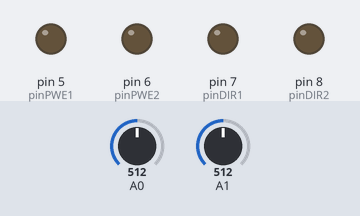
The sketch below on a simulated Arduino Uno, built with avr-gcc and run on an emulated ATmega328P. Shown: output pins drawn as LEDs (lit = HIGH). Inputs (shaded band) come from the test bench; at power-on: A1 = 512, A0 = 512. What the sketch prints to the serial monitor is not drawn.

Above: at 1.2 s.
1.3 s: A1 set to 606
2.8 s: A1 set to 631
At 3.1 s:
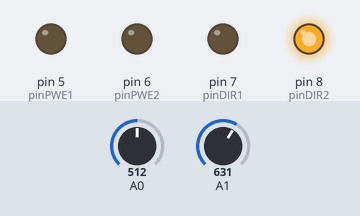
4.3 s: A0 set to 400
At 5.5 s:
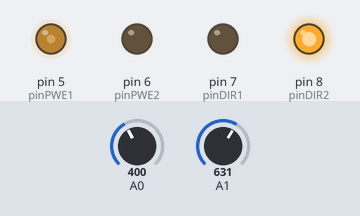
5.8 s: A0 set to 624
At 6.6 s:
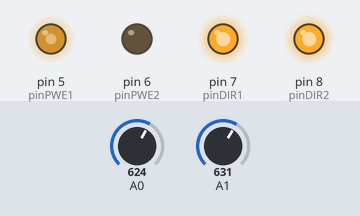
7.3 s: A1 set to 1013
8.8 s: A1 set to 1023
At 9.3 s:
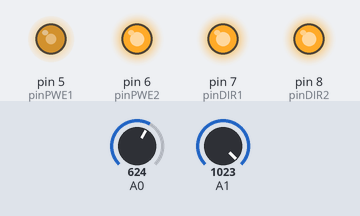
Timing chart, 0 to 11.3 s (numbered marks = the images above; inputs shaded):
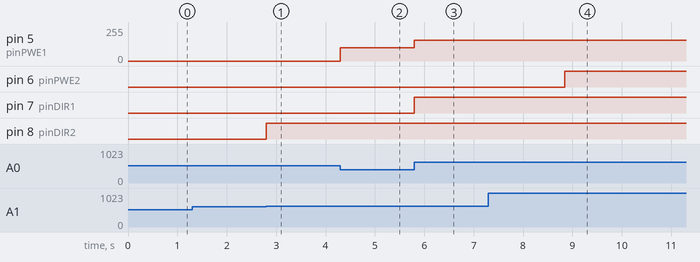

Measured:
- the behaviour switches between 613 and 614 on A1 (found by bisection; images 0 and 1)
- the behaviour switches between 1022 and 1023 on A1 (found by bisection; images 3 and 4)
- after the input at 2.8 s, pin 8 (pinDIR2): LOW → HIGH at once
- after the input at 4.3 s, pin 5 (pinPWE1): 0/255 → 99/255 at once
- after the input at 5.8 s, pin 5 (pinPWE1): 99/255 → 155/255 at once; pin 7 (pinDIR1): LOW → HIGH at once
- after the input at 8.8 s, pin 6 (pinPWE2): LOW → HIGH at once

The sketch:

task-2.ino
```cpp
int pinPWE1 = 5, pinPWE2 = 6, pinDIR1 = 7, pinDIR2 = 8, pinEnc = 9;
float gradus = 0; int encoder = 0; int flag = 0; int count = 0;

void checkRound()
{
	gradus = gradus + 22.5;
	if (int(gradus) % 360 == 0) {
		count++;
		gradus = 0;
	}
}

void setup()
{
	pinMode(pinEnc, INPUT);
	pinMode(pinPWE1, OUTPUT);
	pinMode(pinPWE2, OUTPUT);
	pinMode(pinDIR1, OUTPUT);
	pinMode(pinDIR2, OUTPUT);
	Serial.begin(9600);
	//digitalWrite(pinDIR, LOW);
	//digitalWrite(pinDIR, HIGH);
}

void loop()
{
	encoder = digitalRead(6);
	if ((encoder == HIGH) && (flag == 0)){
		checkRound();
		flag = 1;
	}
	if ((encoder == LOW) && (flag == 1)){
		checkRound();
		flag = 0;
	}
	Serial.println(flag);
	int sensorReading = analogRead(A0);
	int t1 = map(sensorReading, 0, 1023, 0, 255);

	int sensorReading1 = analogRead(A1);
	int t2 = map(sensorReading1, 0, 1023, 0, 255);

	if (sensorReading <= 410)
		digitalWrite(pinDIR1, LOW);
	if (sensorReading >= 614)
		digitalWrite(pinDIR1, HIGH);
	if ((sensorReading >= 410) && (sensorReading <= 614))
		t1 = 0;

	if (sensorReading1 <= 410)
		digitalWrite(pinDIR2, LOW);
	if (sensorReading1 >= 614)
		digitalWrite(pinDIR2, HIGH);
	if ((sensorReading1 >= 410) && (sensorReading1 <= 614))
		t1 = 0;

	analogWrite(pinPWE2, t2);
	analogWrite(pinPWE1, t1);

}
```
